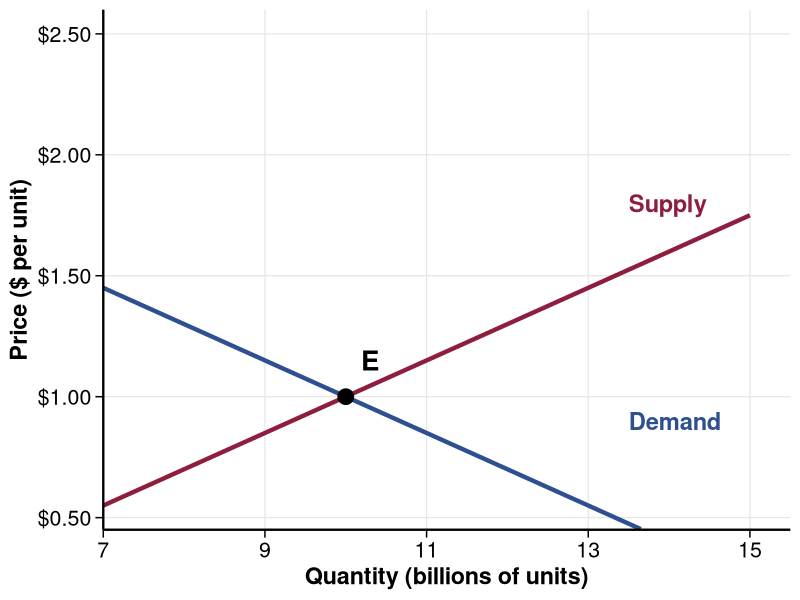

Write the R code that produced this figure.
## ---- chunk 1
#| include: false
library(ggplot2)
library(dplyr)
library(scales)

# Custom theme for graphs
theme_econ <- function(base_size = 14) {
  theme_minimal(base_size = base_size) +
    theme(
      plot.title = element_text(hjust = 0.5, face = "bold", size = rel(1.2)),
      plot.background = element_rect(fill = "white", color = NA),
      panel.background = element_rect(fill = "white", color = NA),
      panel.grid.minor = element_blank(),
      panel.grid.major = element_line(color = "gray90", linewidth = 0.4),
      axis.line = element_line(color = "black", linewidth = 0.8),
      axis.text = element_text(size = rel(1.1), color = "black"),
      axis.title = element_text(size = rel(1.2), face = "bold"),
      axis.ticks = element_line(color = "black", linewidth = 0.5),
      axis.ticks.length = unit(0.2, "cm"),
      legend.position = "none"
    )
}

# Supply and demand curves
demand_curve <- data.frame(
  Q = seq(7, 15, by = 0.05)
) %>%
  mutate(P = 2.5 - 0.15 * Q)

supply_curve <- data.frame(
  Q = seq(7, 15, by = 0.05)
) %>%
  mutate(P = -0.5 + 0.15 * Q)

# Equilibrium
eq_Q <- 10
eq_P <- 1.0
## ---- chunk 2
#| fig-width: 9
#| fig-height: 5.5
#| fig-align: center

ggplot() +
  # Supply curve
  geom_line(data = supply_curve, aes(x = Q, y = P),
            color = "#8E1E3E", linewidth = 1.5) +
  # Demand curve
  geom_line(data = demand_curve, aes(x = Q, y = P),
            color = "#2E5090", linewidth = 1.5) +
  # Equilibrium point
  geom_point(aes(x = eq_Q, y = eq_P), size = 5, color = "black") +
  # Dashed lines to axes
  geom_segment(aes(x = eq_Q, y = 0, xend = eq_Q, yend = eq_P),
               linetype = "dashed", color = "gray40", linewidth = 0.6) +
  geom_segment(aes(x = 0, y = eq_P, xend = eq_Q, yend = eq_P),
               linetype = "dashed", color = "gray40", linewidth = 0.6) +
  # Labels
  annotate("text", x = 13.5, y = 0.9, label = "Demand",
           color = "#2E5090", size = 6, hjust = 0, fontface = "bold") +
  annotate("text", x = 13.5, y = 1.8, label = "Supply",
           color = "#8E1E3E", size = 6, hjust = 0, fontface = "bold") +
  annotate("text", x = eq_Q + 0.3, y = eq_P + 0.15, label = "E",
           size = 7, fontface = "bold") +
  # Scales
  scale_x_continuous(name = "Quantity (billions of units)",
                     breaks = seq(7, 15, by = 2),
                     limits = c(7, 15.5),
                     expand = c(0, 0)) +
  scale_y_continuous(name = "Price ($ per unit)",
                     breaks = seq(0.5, 2.5, by = 0.5),
                     limits = c(0.45, 2.6),
                     labels = dollar,
                     expand = c(0, 0)) +
  theme_econ()
